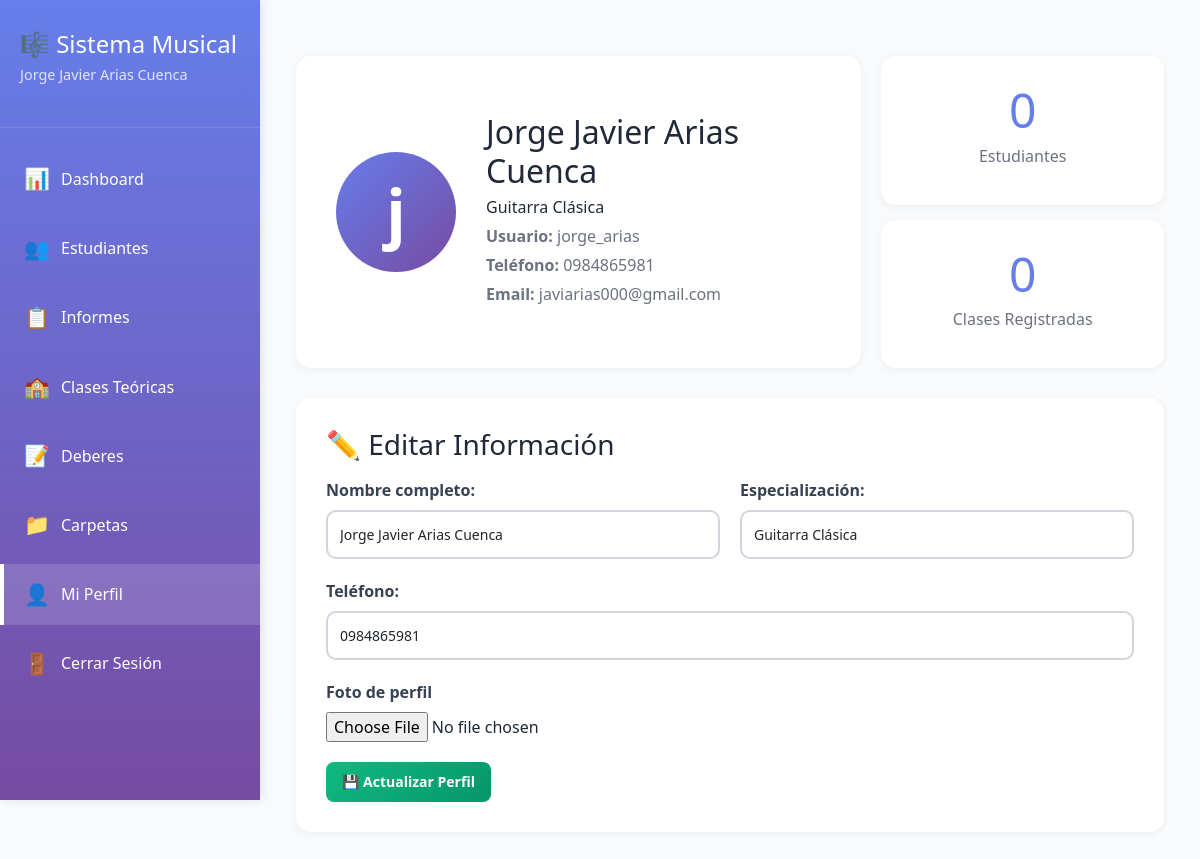
The page /teachers/profile/ (signed in) on the database its author committed.
### teachers/models.py (models this page shows, shortened)
class Teacher(models.Model):
    user = models.OneToOneField(User, on_delete=models.CASCADE, related_name='teacher_profile')
    full_name = models.CharField(max_length=200, verbose_name="Nombre completo")
    specialization = models.CharField(max_length=100, blank=True, verbose_name="Especialización")
    subjects = models.ManyToManyField(Subject, related_name='teachers', verbose_name="Materias", blank=True)
    phone = models.CharField(max_length=20, blank=True, verbose_name="Teléfono")
    photo = models.ImageField(upload_to='profiles/teachers/', blank=True, null=True, verbose_name="Foto de perfil")
    created_at = models.DateTimeField(auto_now_add=True)
    class Meta:
        verbose_name = "Docente"
        verbose_name_plural = "Docentes"
        ordering = ['full_name']
    def get_total_students(self):
        return self.students.count()
    def get_total_classes(self):
        from classes.models import Activity
        return Activity.objects.filter(student__teacher=self).count()

### teachers/views.py (the view)
    def wrap(request, *args, **kwargs):
        if hasattr(request.user, 'teacher_profile'):
            return function(request, *args, **kwargs)
        else:
            messages.error(request, 'No tienes permisos para acceder a esta página')
            return redirect('home')

### classes/forms.py
class TeacherProfileForm(forms.ModelForm):
    class Meta:
        model = Teacher
        fields = ['full_name', 'specialization', 'phone', 'photo']
        widgets = {
            'full_name': forms.TextInput(attrs={
                'class': 'form-control',
                'placeholder': 'Nombre completo'
            }),
            'specialization': forms.TextInput(attrs={
                'class': 'form-control',
                'placeholder': 'Ej: Guitarra Clásica, Teoría Musical...'
            }),
            'phone': forms.TextInput(attrs={
                'class': 'form-control',
                'placeholder': '0999999999'
            }),
        }

### teachers/views.py (called while the page is built)
def teacher_required(function):
    def wrap(request, *args, **kwargs):
        if hasattr(request.user, 'teacher_profile'):
            return function(request, *args, **kwargs)
        else:
            messages.error(request, 'No tienes permisos para acceder a esta página')
            return redirect('home')
    return wrap

@teacher_required
def profile_view(request):
    teacher = request.user.teacher_profile
    if request.method == 'POST':
        form = TeacherProfileForm(request.POST, request.FILES, instance=teacher)
        if form.is_valid():
            form.save()
            messages.success(request, 'Perfil actualizado')
            return redirect('teachers:profile')
    else:
        form = TeacherProfileForm(instance=teacher)
    return render(request, 'teachers/profile.html', {
        'form': form,
        'teacher': teacher,
    })

### teachers/templates/teachers/profile.html (shortened to what this page needs)
{% extends 'teachers/base.html' %}
{% block content %}
<div class="profile-container">
    <div class="profile-card">
        <div class="profile-avatar-large" style="overflow: hidden;">
            {% if teacher.photo %}
                <img src="{{ teacher.photo.url }}" alt="Foto" style="width:100%; height:100%; object-fit: cover;">
            {% else %}
                <span>{{ request.user.first_name.0|default:request.user.username.0 }}</span>
            {% endif %}
        </div>
        <div class="profile-info">
            <h2>{{ teacher.full_name }}</h2>
            <p>{{ teacher.specialization|default:"Docente de Música" }}</p>
            <p style="color: #6B7280; margin-top: 5px;">
                <strong>Usuario:</strong> {{ request.user.username }}
            </p>
            {% if teacher.phone %}
            <p style="color: #6B7280;">
                <strong>Teléfono:</strong> {{ teacher.phone }}
            </p>
            {% endif %}
            <p style="color: #6B7280;">
                <strong>Email:</strong> {{ request.user.email }}
            </p>
        </div>
    </div>
    <div class="profile-stats">
        <div class="stat-box">
            <h3>{{ teacher.get_total_students }}</h3>
            <p>Estudiantes</p>
        </div>
        <div class="stat-box">
            <h3>{{ teacher.get_total_classes }}</h3>
            <p>Clases Registradas</p>
        </div>
    </div>
</div>
<div class="edit-profile-section mt-20">
    <h3>✏️ Editar Información</h3>
    <form method="post" enctype="multipart/form-data">
        <div class="form-row">
            <div class="form-group">
                {{ form.full_name.label_tag }}
                {{ form.full_name }}
            </div>
            <div class="form-group">
                {{ form.specialization.label_tag }}
                {{ form.specialization }}
            </div>
        </div>
        <div class="form-group">
            {{ form.phone.label_tag }}
            {{ form.phone }}
        </div>
        <div class="form-group">
            <label>Foto de perfil</label>
            {{ form.photo }}
        </div>
        <button type="submit" class="btn btn-primary">💾 Actualizar Perfil</button>
    </form>
</div>
{% endblock %}

### teachers/templates/teachers/base.html (shortened to what this page needs)
{% load static %}
<!DOCTYPE html>
<html lang="es">
<head>
    <link href="https://cdn.jsdelivr.net/npm/bootstrap@5.3.3/dist/css/bootstrap.min.css" rel="stylesheet">
    <link rel="stylesheet" href="{% static 'css/app.css' %}">
    <link rel="stylesheet" href="{% static 'teachers/css/style.css' %}">
    <link rel="stylesheet" href="https://cdnjs.cloudflare.com/ajax/libs/font-awesome/6.4.0/css/all.min.css">
</head>
<body>
    {% if user.is_authenticated and user.teacher_profile %}
    <div class="dashboard-container">
        <aside class="sidebar">
            <div class="sidebar-header">
                <h2>🎼 Sistema Musical</h2>
                <p>{{ request.user.teacher_profile.full_name }}</p>
            </div>
            <nav class="sidebar-nav">
<a href="{% url 'teachers:teacher_dashboard' %}" class="nav-item {% if request.resolver_match.url_name == 'teacher_dashboard' %}active{% endif %}">
                    <span class="icon">📊</span>
                    <span>Dashboard</span>
                </a>
                <a href="{% url 'teachers:estudiantes' %}" class="nav-item {% if request.resolver_match.url_name == 'estudiantes' %}active{% endif %}">
                    <span class="icon">👥</span>
                    <span>Estudiantes</span>
                </a>
                <a href="{% url 'teachers:informes' %}" class="nav-item {% if request.resolver_match.url_name == 'informes' %}active{% endif %}">
                    <span class="icon">📋</span>
                    <span>Informes</span>
                </a>
                <a href="{% url 'teachers:clases_teoricas' %}" class="nav-item {% if request.resolver_match.url_name == 'clases_teoricas' %}active{% endif %}">
                    <span class="icon">🏫</span>
                    <span>Clases Teóricas</span>
                </a>
                <a href="{% url 'teachers:lista_deberes_profesor' %}" class="nav-item {% if 'deberes' in request.path %}active{% endif %}">
                    <span class="icon">📝</span>
                    <span>Deberes</span>
                </a>
                <a href="{% url 'teachers:carpetas' %}" class="nav-item {% if request.resolver_match.url_name == 'carpetas' %}active{% endif %}">
                    <span class="icon">📁</span>
                    <span>Carpetas</span>
                </a>
                <a href="{% url 'teachers:profile' %}" class="nav-item {% if request.resolver_match.url_name == 'profile' %}active{% endif %}">
                    <span class="icon">👤</span>
                    <span>Mi Perfil</span>
                </a>
<a href="{% url 'users:logout' %}" class="nav-item">
                    <span class="icon">🚪</span>
                    <span>Cerrar Sesión</span>
                </a>
            </nav>
        </aside>
        <main class="main-content">
            <div class="container-fluid py-4">
                {% block content %}
                {% endblock %}
            </div>
        </main>
    </div>
    {% else %}
    <div style="padding: 2rem; text-align: center;">
        <h1>Acceso Denegado</h1>
        <p>Debes iniciar sesión como docente para acceder a esta página.</p>
        <a href="{% url 'users:login' %}" class="btn btn-primary">Iniciar Sesión</a>
    </div>
    {% endif %}
</body>
</html>

### static/css/app.css (style rules this page uses)
:root { --space-1: 0.25rem; --space-2: 0.5rem; --space-3: 0.75rem; --space-4: 1rem; --space-5: 1.5rem; --space-6: 2rem; --radius: 10px; --shadow-sm: 0 2px 8px rgba(0,0,0,.06); --shadow: 0 6px 24px rgba(0,0,0,.08); }
.main-content { padding: var(--space-6) var(--space-5); }
h1,h2,h3 { margin: 0 0 var(--space-4) 0; }
p { margin-bottom: var(--space-3); }
.form-group { margin-bottom: var(--space-4); }
.form-row { display: grid; gap: var(--space-4); }
.btn, .btn-primary, .btn-secondary, .btn-orange, .btn-view { border-radius: 8px !important; padding: 0.6rem 1rem !important; }
.sidebar .nav-item { margin-bottom: var(--space-2); }
.py-4 { padding-top: var(--space-5); padding-bottom: var(--space-5); }

### teachers/static/teachers/css/style.css (style rules this page uses)
* { margin: 0; padding: 0; box-sizing: border-box; }
:root { --primary-color: #667eea; --primary-dark: #5568d3; --secondary-color: #764ba2; --success-color: #10B981; --danger-color: #EF4444; --warning-color: #F59E0B; --info-color: #3B82F6; --gray-50: #F9FAFB; --gray-100: #F3F4F6; --gray-200: #E5E7EB; --gray-300: #D1D5DB; --gray-600: #6B7280; --gray-700: #374151; --gray-900: #1F2937; --sidebar-width: 260px; }
body { font-family: 'Segoe UI', Tahoma, Geneva, Verdana, sans-serif; background: var(--gray-50); color: var(--gray-900); }
.sidebar { width: var(--sidebar-width); background: linear-gradient(180deg, var(--primary-color) 0%, var(--secondary-color) 100%); color: white; position: fixed; height: 100vh; overflow-y: auto; box-shadow: 2px 0 10px rgba(0,0,0,0.1); z-index: 1000; }
.sidebar-header { padding: 30px 20px; border-bottom: 1px solid rgba(255,255,255,0.1); }
.sidebar-header h2 { font-size: 1.5em; margin-bottom: 5px; }
.sidebar-header p { font-size: 0.9em; opacity: 0.8; }
.sidebar-nav { padding: 20px 0; }
.nav-item { display: flex; align-items: center; padding: 15px 20px; color: white; text-decoration: none; transition: all 0.3s; border-left: 4px solid transparent; }
.nav-item.active { background: rgba(255,255,255,0.15); border-left-color: white; }
.nav-item .icon { font-size: 1.3em; margin-right: 12px; width: 25px; text-align: center; }
.main-content { flex: 1; margin-left: var(--sidebar-width); display: flex; flex-direction: column; }
.form-group { margin-bottom: 20px; }
.form-group label { display: block; font-weight: bold; margin-bottom: 8px; color: var(--gray-700); }
.form-control { width: 100%; padding: 12px; border: 2px solid var(--gray-300); border-radius: 10px; font-size: 14px; transition: border 0.3s; }
.form-row { display: grid; grid-template-columns: 1fr 1fr; gap: 20px; }
.btn { padding: 12px 25px; border: none; border-radius: 10px; font-size: 14px; font-weight: bold; cursor: pointer; transition: all 0.3s; display: inline-flex; align-items: center; gap: 8px; text-decoration: none; }
.btn-primary { background: linear-gradient(135deg, var(--success-color) 0%, #059669 100%); color: white; }
.mt-20 { margin-top: 20px; }

### teachers/templates/teachers/profile.html (style rules this page uses)
.profile-container { display: grid; grid-template-columns: 2fr 1fr; gap: 20px; margin-bottom: 30px; }
.profile-card { background: white; padding: 40px; border-radius: 15px; box-shadow: 0 2px 10px rgba(0,0,0,0.05); display: flex; align-items: center; gap: 30px; }
.profile-avatar-large { width: 120px; height: 120px; border-radius: 50%; background: linear-gradient(135deg, #667eea 0%, #764ba2 100%); display: flex; align-items: center; justify-content: center; color: white; font-size: 4em; font-weight: bold; flex-shrink: 0; }
.profile-info h2 { font-size: 2em; margin-bottom: 5px; }
.profile-info p { margin: 5px 0; }
.profile-stats { display: flex; flex-direction: column; gap: 15px; }
.stat-box { background: white; padding: 25px; border-radius: 15px; box-shadow: 0 2px 10px rgba(0,0,0,0.05); text-align: center; }
.stat-box h3 { font-size: 3em; color: #667eea; margin-bottom: 5px; }
.stat-box p { color: #6B7280; }
.edit-profile-section { background: white; padding: 30px; border-radius: 15px; box-shadow: 0 2px 10px rgba(0,0,0,0.05); }

### rows shown on the page
Teacher: full_name "Jorge Javier Arias Cuenca", specialization "Guitarra Clásica", phone "0984865981", get_total_students "0", get_total_classes "0"

### other values the page prints
{{ request.user.teacher_profile.full_name }} "Jorge Javier Arias Cuenca"
{{ request.user.first_name.0|default:request.user.username.0 }} "j"
{{ request.user.username }} "jorge_arias"
{{ request.user.email }} "javiarias000@gmail.com"
